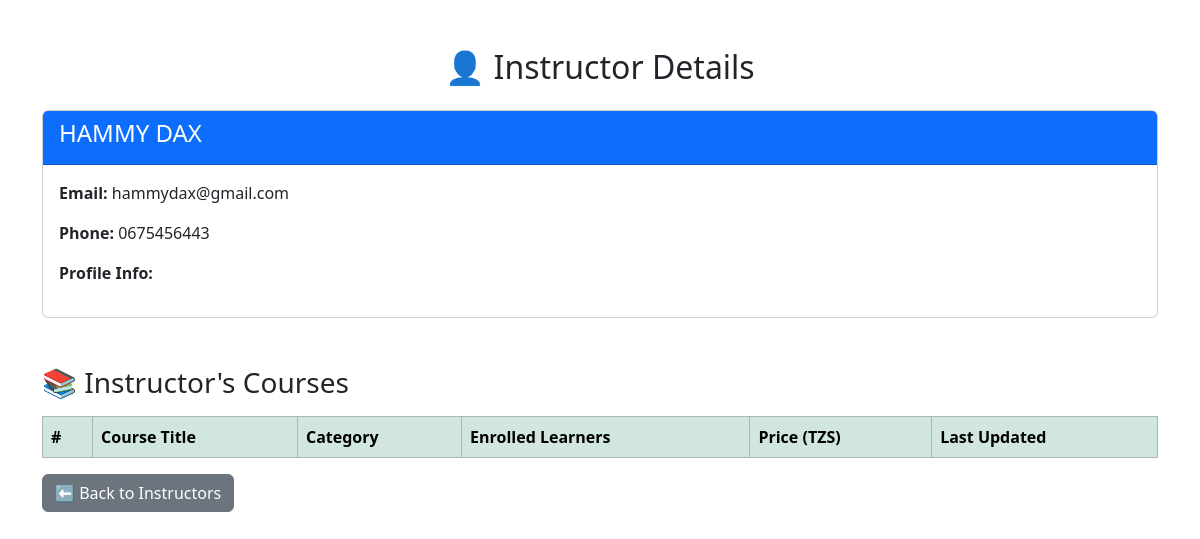
Screenshot of /view_instructor.php?instructor_id=4 (signed in) with the database file from the repository.
### tables this page shows
CREATE TABLE `user_table` (
  `user_id` int(11) NOT NULL,
  `name` varchar(100) NOT NULL,
  `surname` varchar(100) NOT NULL,
  `user_email` varchar(255) NOT NULL,
  `password` varchar(50) NOT NULL,
  `user_tel` varchar(20) NOT NULL,
  `user_role` enum('Admin','Instructor','Learner','Supplier') NOT NULL,
  `pro_info` text DEFAULT NULL,
  `reg_date` timestamp NOT NULL DEFAULT current_timestamp()
);

### view_instructor.php (the view, shortened to what this page needs)
<?php
include 'dbconnect.php';
$instructor_id = $_GET['instructor_id'];
$query = "SELECT * FROM User_Table WHERE user_id = $instructor_id AND user_role = 'Instructor'";
$result = mysqli_query($conn, $query);
$instructor = mysqli_fetch_assoc($result);
?>
<!DOCTYPE html>
<html lang="en">
<head>
    <link href="bootstrap-5/css/bootstrap.min.css" rel="stylesheet">
</head>
<body>
<div class="container mt-5">
    <h2 class="text-center">👤 Instructor Details</h2>
    <div class="card mt-4">
        <div class="card-header bg-primary text-white">
            <h4><?= htmlspecialchars($instructor['name'] . " " . $instructor['surname']); ?></h4>
        </div>
        <div class="card-body">
            <p><strong>Email:</strong> <?= htmlspecialchars($instructor['user_email']); ?></p>
            <p><strong>Phone:</strong> <?= htmlspecialchars($instructor['user_tel']); ?></p>
            <p><strong>Profile Info:</strong> <?= htmlspecialchars($instructor['pro_info']); ?></p>
        </div>
    </div>
    <h3 class="mt-5">📚 Instructor's Courses</h3>
    <table class="table table-striped table-bordered mt-3">
        <thead class="table-success">
            <tr>
                <th>#</th>
                <th>Course Title</th>
                <th>Category</th>
                <th>Enrolled Learners</th>
                <th>Price (TZS)</th>
                <th>Last Updated</th>
            </tr>
        </thead>
    </table>
    <a href="instructor_reports.php" class="btn btn-secondary">⬅ Back to Instructors</a>
</div>
</body>
</html>

### rows the page displays
user_table: name+surname "HAMMY DAX", user_email "hammydax@gmail.com", user_tel "0675456443"
